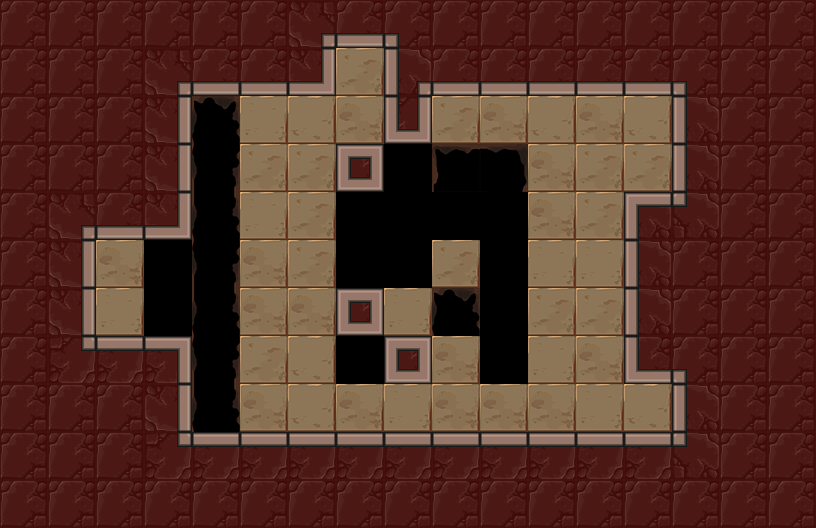

A 2D game scene composited from a Tiled map and its tileset images. What follows is a short description and the map's XML, with each tile layer's data collapsed to a summary:
An orthogonal 17x11 tile map with 48x48 px tiles, 3 tile layers (Floor, Holes, Walls), 7 tilesets and 23 objects (6x mirror, lightSwitch, lightOrb, player_start, exit).

<map version="1.0" orientation="orthogonal" renderorder="right-down" width="17" height="11" tilewidth="48" tileheight="48" nextobjectid="202">
 <tileset firstgid="1" name="walls" tilewidth="48" tileheight="48" tilecount="42">
  <image source="../../images/kongregate_release/wall_sheet.png" width="336" height="288" />
 </tileset>
 <tileset firstgid="43" name="exit" tilewidth="48" tileheight="48" tilecount="12">
  <image source="../../images/kongregate_release/gate_sheet.png" width="192" height="144" />
 </tileset>
 <tileset firstgid="55" name="floors" tilewidth="48" tileheight="48" tilecount="4">
  <image source="../../images/kongregate_release/floor_sheet.png" width="192" height="48" />
 </tileset>
 <tileset firstgid="59" name="holes" tilewidth="48" tileheight="48" tilecount="24">
  <image source="../../images/kongregate_release/hole_sheet.png" width="288" height="192" />
 </tileset>
 <tileset firstgid="83" name="mirrors" tilewidth="48" tileheight="48" tilecount="4">
  <image source="../../images/kongregate_release/mirror_sheet.png" width="96" height="96" />
 </tileset>
 <tileset firstgid="87" name="orb_sheet" tilewidth="48" tileheight="48" tilecount="9">
  <image source="../../images/kongregate_release/orb_sheet.png" width="144" height="144" />
 </tileset>
 <tileset firstgid="96" name="glass_wall_sheet" tilewidth="48" tileheight="48" tilecount="42">
  <image source="../../images/kongregate_release/glass_wall_sheet.png" width="336" height="288" />
 </tileset>
 <layer name="Floor" width="17" height="11">
  <properties>
   <property name="tileset" value="floors" />
  </properties>
  <data>[187 cells, 44 non-empty, 4 distinct tile ids]</data>
 </layer>
 <layer name="Holes" width="17" height="11">
  <properties>
   <property name="tileset" value="holes" />
  </properties>
  <data>[187 cells, 10 non-empty, 5 distinct tile ids]</data>
 </layer>
 <layer name="Walls" width="17" height="11">
  <properties>
   <property name="tileset" value="walls" />
  </properties>
  <data>[187 cells, 120 non-empty, 16 distinct tile ids]</data>
 </layer>
 <objectgroup name="Objects" />
 <objectgroup name="glasswall">
  <object id="179" gid="96" x="336" y="240" width="48" height="48" />
  <object id="180" gid="96" x="336" y="288" width="48" height="48" />
  <object id="181" gid="96" x="384" y="240" width="48" height="48" />
  <object id="182" gid="96" x="384" y="288" width="48" height="48" />
  <object id="183" gid="96" x="336" y="384" width="48" height="48" />
  <object id="184" gid="96" x="480" y="240" width="48" height="48" />
  <object id="185" gid="96" x="480" y="288" width="48" height="48" />
  <object id="186" gid="96" x="480" y="336" width="48" height="48" />
  <object id="187" gid="96" x="480" y="384" width="48" height="48" />
  <object id="188" gid="96" x="432" y="240" width="48" height="48" />
  <object id="189" gid="96" x="384" y="192" width="48" height="48" />
  <object id="190" gid="96" x="144" y="288" width="48" height="48" />
  <object id="191" gid="96" x="144" y="336" width="48" height="48" />
 </objectgroup>
 <objectgroup name="Mirrors">
  <object id="192" type="mirror" gid="84" x="240" y="192" width="48" height="48">
   <properties>
    <property name="sides" value="1" />
   </properties>
  </object>
  <object id="193" type="mirror" gid="84" x="240" y="288" width="48" height="48">
   <properties>
    <property name="sides" value="1" />
   </properties>
  </object>
  <object id="194" type="mirror" gid="3221225556" x="432" y="288" width="48" height="48">
   <properties>
    <property name="sides" value="1" />
   </properties>
  </object>
  <object id="195" type="mirror" gid="84" x="432" y="384" width="48" height="48">
   <properties>
    <property name="sides" value="1" />
   </properties>
  </object>
  <object id="196" type="mirror" gid="1073741908" x="240" y="336" width="48" height="48">
   <properties>
    <property name="sides" value="1" />
   </properties>
  </object>
  <object id="197" type="mirror" gid="1073741908" x="240" y="240" width="48" height="48">
   <properties>
    <property name="sides" value="1" />
   </properties>
  </object>
 </objectgroup>
 <objectgroup name="Light">
  <object id="198" type="lightSwitch" gid="87" x="384" y="336" width="48" height="48" />
  <object id="199" type="lightOrb" gid="91" x="96" y="288" width="48" height="48">
   <properties>
    <property name="direction" value="16" />
   </properties>
  </object>
 </objectgroup>
 <objectgroup color="#141ba4" name="player_start">
  <object id="200" type="player_start" x="624" y="96" width="48" height="48">
   <properties>
    <property name="direction_facing" value="16" />
    <property name="initial_zoom" value="0.7" />
   </properties>
  </object>
 </objectgroup>
 <objectgroup color="#71a400" name="Exit">
  <object id="201" type="exit" gid="43" x="336" y="96" width="48" height="48" />
 </objectgroup>
</map>
